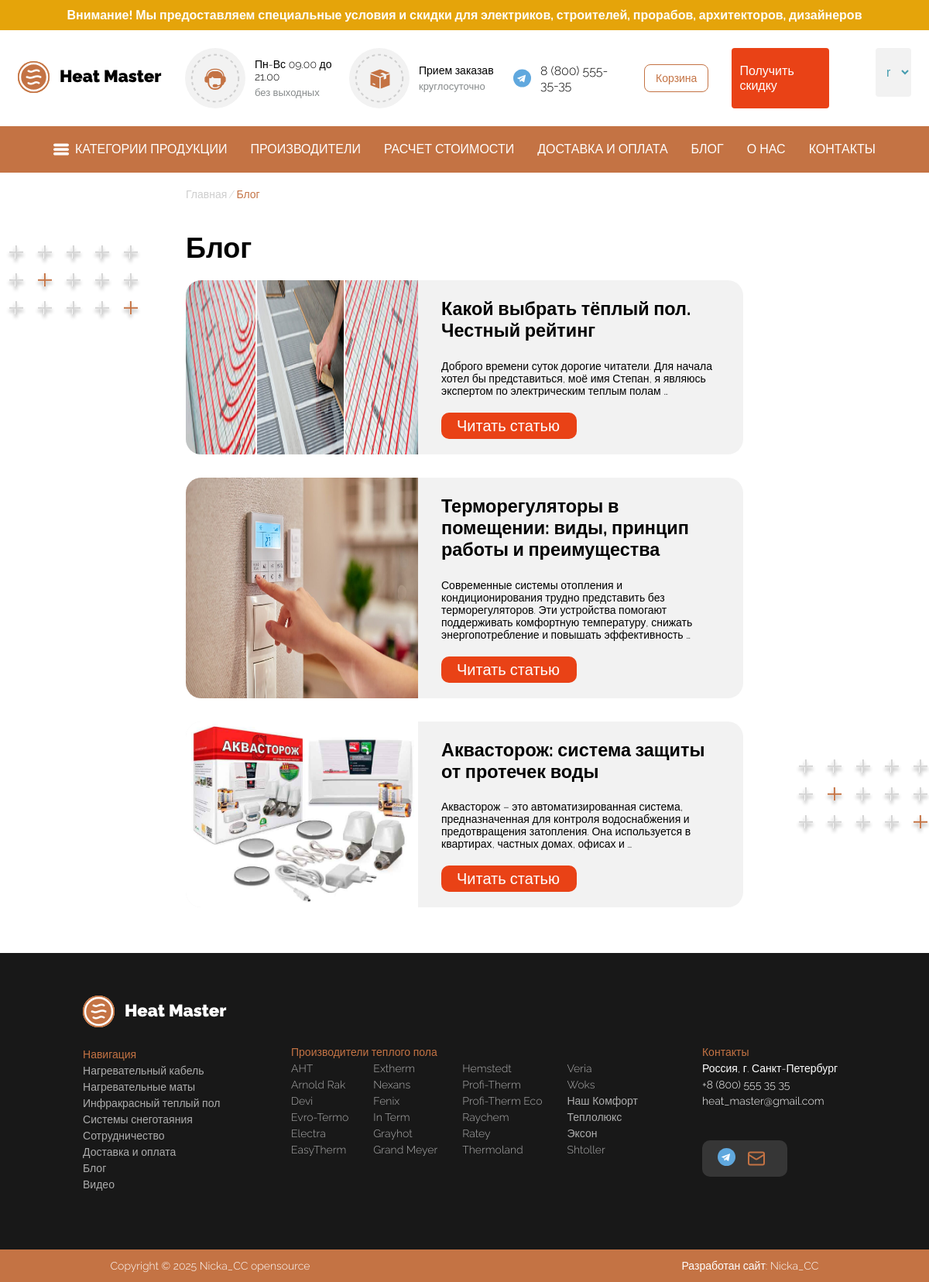
Screenshot of /blog/ with the database file from the repository.
### HeatMaster/models.py (models this page shows, shortened)
class ImageBlog(models.Model):
    image = models.ImageField(upload_to="images/", null=True, blank=True)
    status = models.CharField(max_length=120)
    blog = ForeignKey(Blog, related_name="blod", on_delete=models.CASCADE)

class Blog(models.Model):
    article = models.CharField(max_length=200)
    text = models.TextField(max_length=10000)
    text_two = models.TextField(max_length=10000)
    start= models.TextField(max_length=10000,default="")
    final = models.TextField(max_length=10000, default='')
    date = models.DateTimeField(default=timezone.now)

### HeatMaster/views.py (the view)
# urls.py: 2. Add a URL to urlpatterns:  path('blog/', include('blog.urls'))
def blog(request):
    blogs = Blog.objects.prefetch_related("blod").all()
    return render(request, "pages/blog.html", {"blogs": blogs})

### HeatMaster/templates/pages/blog.html (shortened to what this page needs)
<!DOCTYPE html>
<html lang="en">
<head>
    {% extends './layout.html' %}
    {% load static %}
    {% block extra_css %}
    <link rel="stylesheet" href="{% static 'css/about.css' %}">
    {% endblock %}
{% block content %}
<div class="content">
    <div class="padding">
        <img src="{% static 'icon/+.svg'%}" alt="+"/>
    </div>
    <div class="content_info">
        <div class="bread_crumps"><a href="{% url 'home' %}">Главная</a> /
            <div class="bread_crump">Блог</div>
        </div>
        <div>
            <div class="title">Блог</div>
            <div class="blog_container">
                {% for blog in blogs %}
                <div class="blog">
                    {% for image in blog.blod.all %}
                    {% if image.status == 'header'%}
                    <img src="{{ image.image.url }}" alt="Изображение" class="blog_img_t">
                    <div class="blog_body">
                        <h3>{{ blog.article }}</h3>
                        <p style="font-size: 14px">{{ blog.text|truncatewords:20 }}</p>
                        <a href="{% url 'blog_detail' blog.id %}">
                            <div class="blog_btn">Читать статью</div>
                        </a>
                    </div>
                    {% endif %}
                    {% empty %}
                    <p>Нет изображений</p>
                    {% endfor %}
                </div>
                {% endfor %}
            </div>
        </div>
    </div>
    <div class="padding2">
        <img src="{% static 'icon/+.svg'%}" alt="+"/>
    </div>
</div>
{% endblock %}

### HeatMaster/static/css/header.css (style rules this page uses)
a { text-decoration: none !important; }
.body { font-family: "Raleway", sans-serif; font-optical-sizing: auto; font-weight: 300; font-style: normal; margin:0; overflow-x: hidden; }

### HeatMaster/static/css/about.css (style rules this page uses)
.content { overflow-y: hidden; display: flex; justify-content: space-between; align-items: flex-start; overflow-x: hidden; font-size: 20px; margin-bottom: 59px; }
.content_info { overflow-y: hidden; width: 60vw; overflow-x: hidden; }
.padding { display: flex; justify-content: center; align-items: center; width: 15%; padding-top: 94px; }
.padding2 { display: flex; justify-content: center; align-items: center; width: 15%; margin-top: auto; padding-bottom: 94px; }
.bread_crump { color: #C47344; }
.bread_crumps { padding: 20px 0; display: flex; gap: 2px; font-size: 14px; color: #CECECE; text-decoration: none; }
.bread_crumps a { text-decoration: none; color: inherit; }
.title { padding: 20px 0; font-size: 36px; font-weight: bold; }
.body { margin: 0; overflow-x: hidden; }
.blog { display: flex; flex-direction: row; background: #F2F2F2; border-radius: 20px; gap:30px; }
.blog_btn { background: #E94216; border-radius: 10px; margin:20px 0; color:white; width: 135px; text-decoration: none; padding: 5px 20px; }
a { text-decoration: none; color: inherit; }
.blog_container { display: flex; flex-direction: column; gap:30px; }
.blog_body { width: 50%; }
.blog_img_t { max-width: 300px; border-top-left-radius: 20px;border-bottom-left-radius: 20px; }

### rows the page displays
Blog: article "Какой выбрать тёплый пол. Честный рейтинг", text "Доброго времени суток дорогие читатели. Для начала хотел бы представиться, моё имя Степан, я являюсь экспертом по электрическим теплым полам …"
ImageBlog: image (picture)
Blog: article "Терморегуляторы в помещении: виды, принцип работы и преимущества", text "Современные системы отопления и кондиционирования трудно представить без терморегуляторов. Эти устройства помогают поддерживать комфортную температуру, снижать энергопотребление и повышать эффективность …"
ImageBlog: image (picture)
Blog: article "Аквасторож: система защиты от протечек воды", text "Аквасторож – это автоматизированная система, предназначенная для контроля водоснабжения и предотвращения затопления. Она используется в квартирах, частных домах, офисах и …"
ImageBlog: image (picture)
